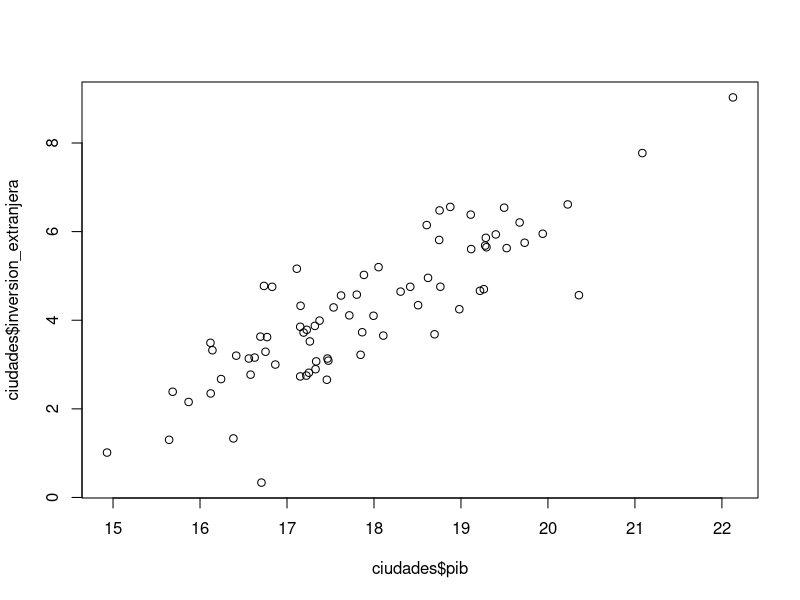
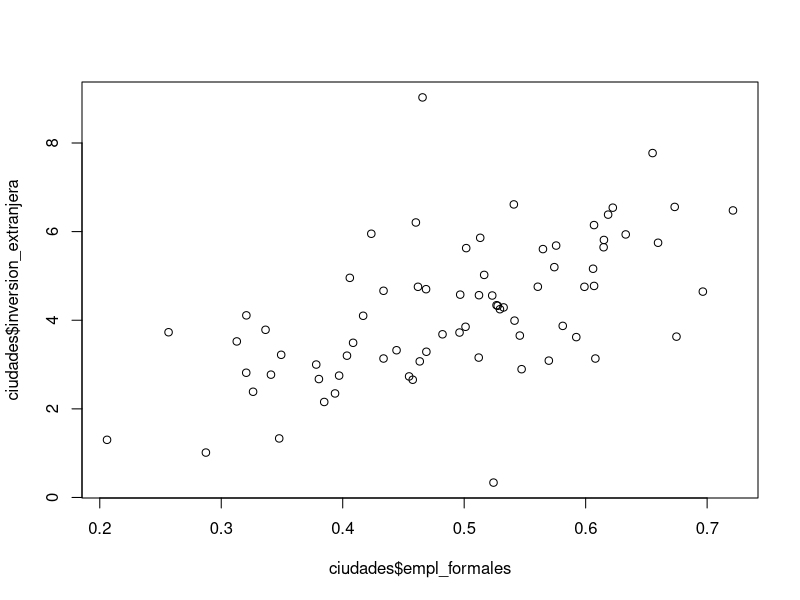
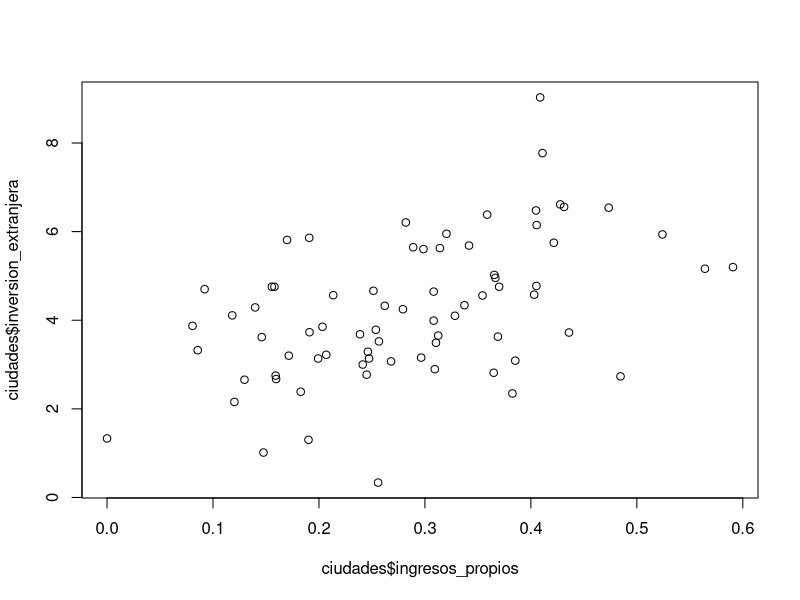
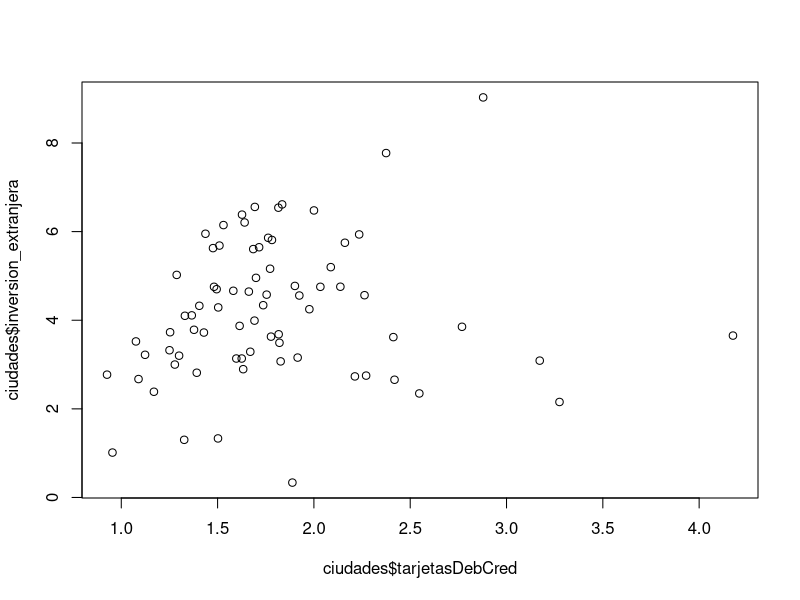
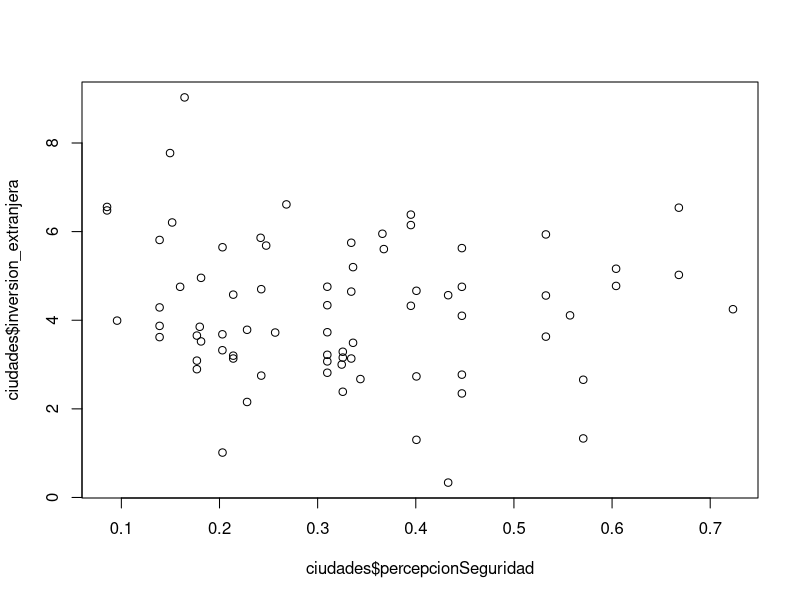
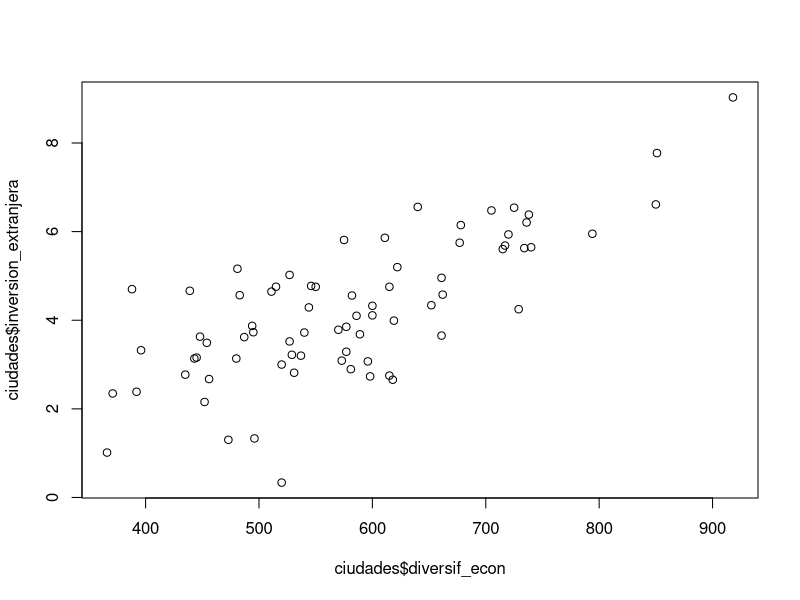
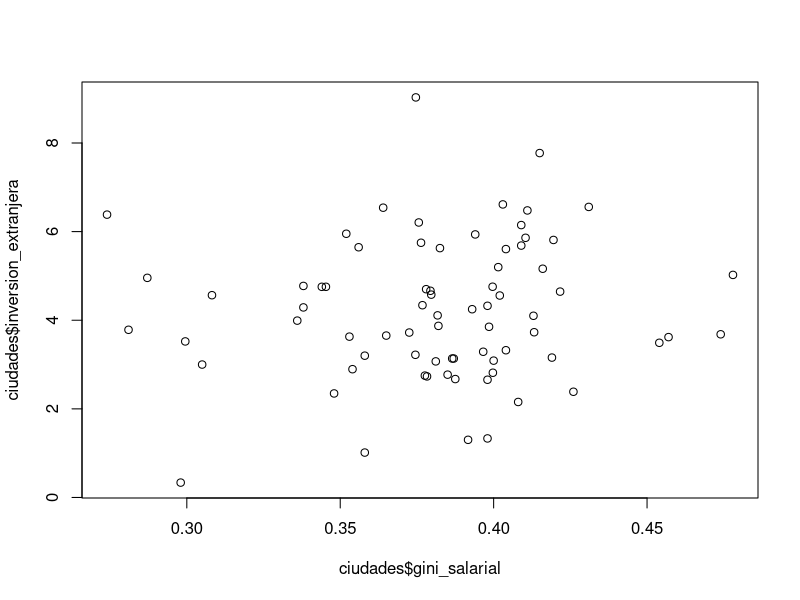
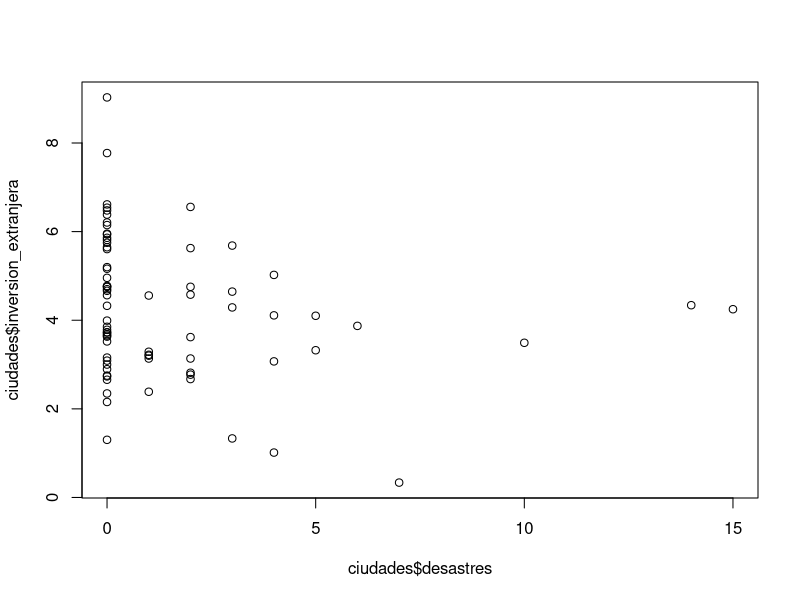

Write the R code that produced these figures, in order.

# 0. PROYECTO FINAL REGRESIÓN ---------------------------------------------

setwd("C:/git/regresion-multiple/Proyecto final")
ciudades <- read.table("ciudades.csv", 
                        header = TRUE, sep = ",")
ciudades <- ciudades[2:ncol(ciudades)]

ciudades$inversion_extranjera <- log(ciudades$inversion_extranjera)
ciudades$pib <- log(ciudades$pib)
# Selección de modelo -----------------------------------------------------

#como tenemos muchas variables y el análisis inicial es más de corte exploratorio
# vamos a probar los algoritmos de selección antes de comenzar un análisis visual

library(leaps)
library(MASS)

fit.subsets <- regsubsets(inversion_extranjera ~ ., ciudades, nvmax = 73, nbest = 1)
summary(fit.subsets)

fit.null <- lm(inversion_extranjera ~ 1, ciudades)
fit.full <- lm(inversion_extranjera ~ ., ciudades)

## Selección en ambas direcciones
### Iniciando con el modelo nulo
fit.both <- stepAIC(fit.null, direction = 'both',
                 scope = list(lower=fit.null, upper=fit.full))

mod <- lm(inversion_extranjera ~ pib + empl_formales + ingresos_propios + 
            tarjetasDebCred + percepcionSeguridad + diversif_econ + gini_salarial + 
            desastres, data=ciudades
)

# Análisis gráfico de variables seleccionadas -----------------------------


plot(ciudades$pib, ciudades$inversion_extranjera)
# parece haber una relación lineal clara entre el logaritmo del pib y 
# el logaritmo de inversión extranjeta

plot(ciudades$empl_formales, ciudades$inversion_extranjera)
# parece haber una relación lineal entre el número de empleos formales y 
# el logaritmo de inversión extranjera

plot(ciudades$ingresos_propios, ciudades$inversion_extranjera)
# no parece evidente alguna relación lineal entre el porcentaje de 
# ingresos propios  y el logaritmo de inversión extranjeta

plot(ciudades$tarjetasDebCred, ciudades$inversion_extranjera)
# no parece evidente alguna relación lineal entre el número de 
# tarjetas de crédito  y el logaritmo de inversión extranjera

plot(ciudades$percepcionSeguridad, ciudades$inversion_extranjera)
# no parece haber relación entre el porcentaje de población que 
# siente seguridad en su ciudad y el logaritmo de inversión extranjera

plot(ciudades$diversif_econ, ciudades$inversion_extranjera)
# parece haber una relación lineal clara entre la diversificación económica 
# de la ciudad y el logaritmo de inversión extranjera

plot(ciudades$gini_salarial, ciudades$inversion_extranjera)
# no parece haber relación entre el gini salarial de la ciudad
#  y el logaritmo de inversión extranjera

plot(ciudades$desastres, ciudades$inversion_extranjera)
# no parece haber relación entre el número de desastres 
#  y el logaritmo de inversión extranjera

# Validación de supuestos y acciones correctivas --------------------------

# residuos
plot(ciudades$pib, mod$residuals)
plot(ciudades$empl_formales, mod$residuals)
plot(ciudades$ingresos_propios, mod$residuals)
plot(ciudades$tarjetasDebCred, mod$residuals)
plot(ciudades$percepcionSeguridad, mod$residuals)
plot(ciudades$diversif_econ, mod$residuals)
plot(ciudades$gini_salarial, mod$residuals)
plot(ciudades$desastres, mod$residuals)

# Al parecer no hay problemas de no linealidad

# Heterosedasticidad
plot(ciudades$pib, abs(mod$residuals))
plot(ciudades$empl_formales, abs(mod$residuals))
plot(ciudades$ingresos_propios, abs(mod$residuals))
plot(ciudades$tarjetasDebCred, abs(mod$residuals))
plot(ciudades$percepcionSeguridad, abs(mod$residuals))
plot(ciudades$diversif_econ, abs(mod$residuals))
plot(ciudades$gini_salarial, abs(mod$residuals))
plot(ciudades$desastres, abs(mod$residuals))

#parece haber problemas de tarjetasDebCred
library(lmtest)
bptest(mod)
#pero efectuando la prueba Breush-Pagan vemos que no hay problemas de heteroscedasticidad

## NO CORRELACIÓN
cor(ciudades[, c('pib', 'empl_formales', 'ingresos_propios', 
              'tarjetasDebCred', 'percepcionSeguridad',
              'diversif_econ', 'gini_salarial', 'desastres')])

# parece haber correlación entre diversificación económica y pib

## MATRIZ DE DISEÑO DE RANGO COMPLETO

## NORMALIDAD CONJUNTA DE LOS ERRORES

# Análisis de observaciones atípicas e influyentes ------------------------


# Análisis del modelo final -----------------------------------------------
